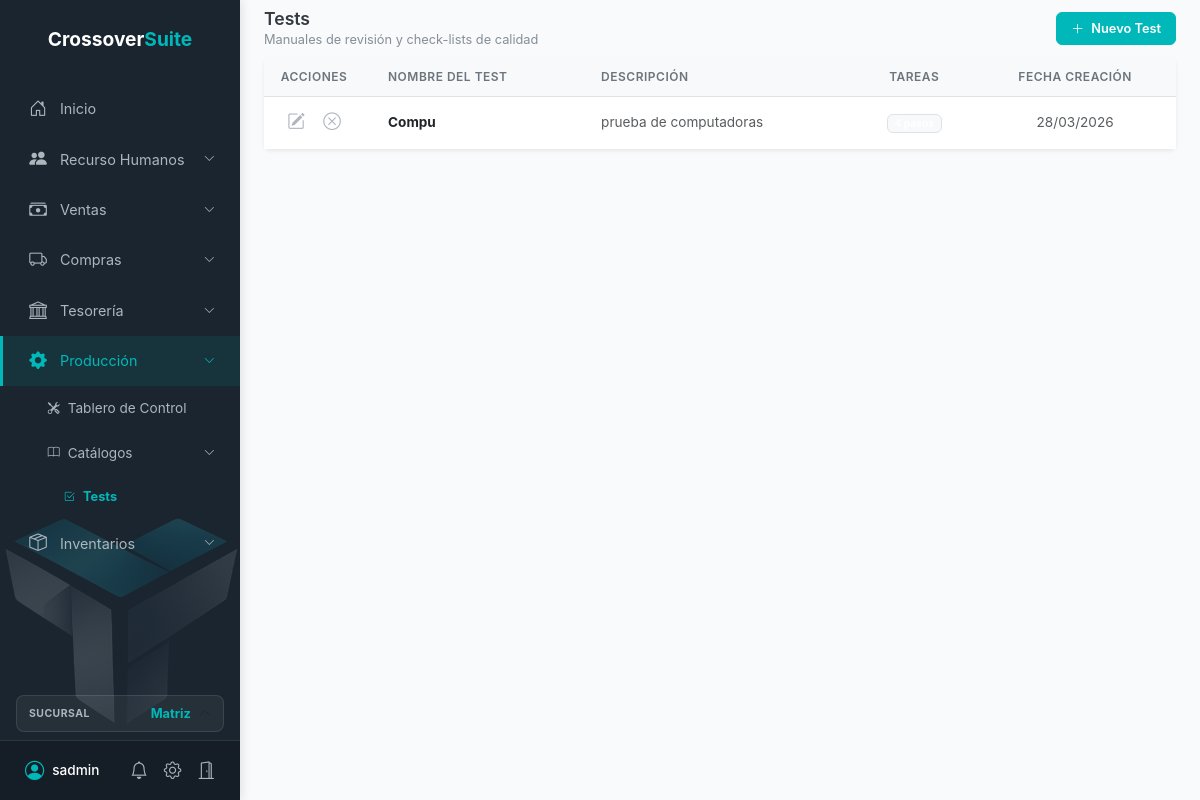
Before: /produccion/tests/ (signed in) with the older database file.
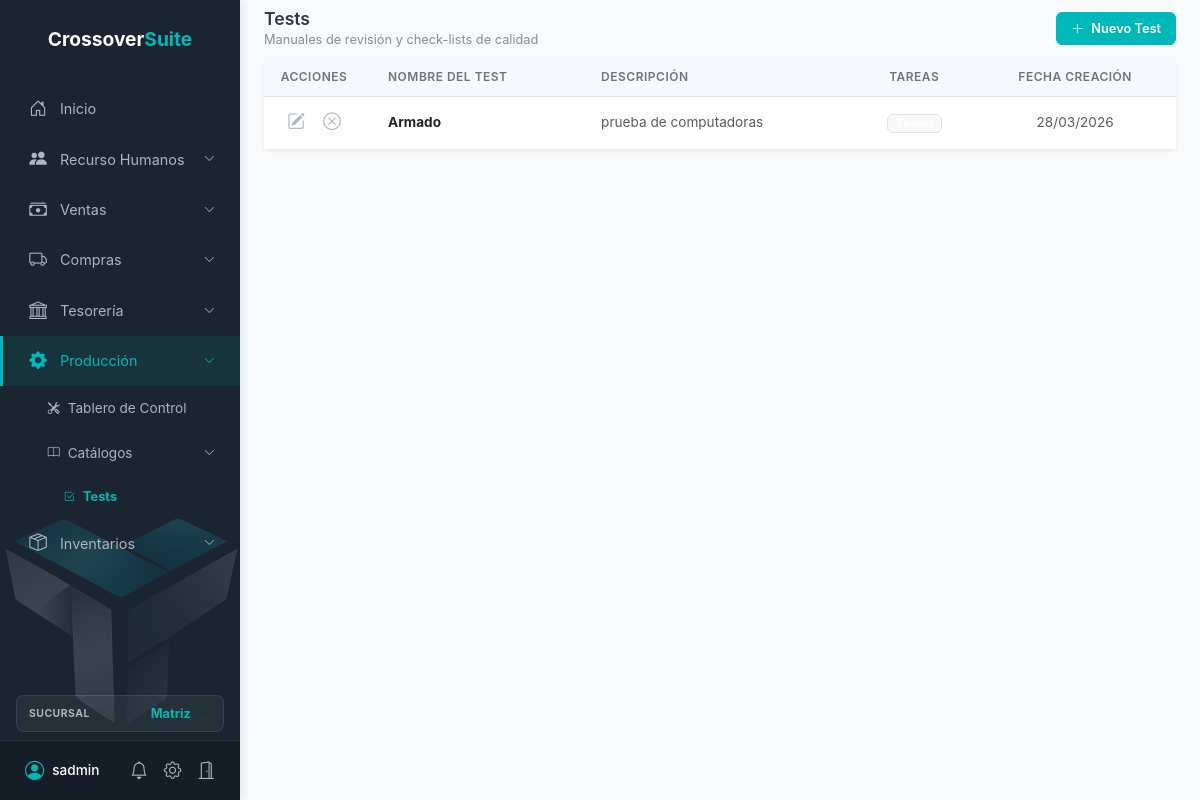
After: the same page with the newer database file.
### produccion/models.py (models this page shows, shortened)
class Test(models.Model):
    empresa = models.ForeignKey(Empresa, on_delete=models.CASCADE, verbose_name="Empresa")
    nombre = models.CharField(max_length=150, verbose_name="Nombre del Test")
    descripcion = models.TextField(blank=True, null=True, verbose_name="Descripción / Objetivo")
    fecha_creacion = models.DateTimeField(auto_now_add=True)
    class Meta:
        verbose_name = "Test de Calidad"
        verbose_name_plural = "Tests de Calidad"

### produccion/views.py (the view)
# urls.py: path('tests/', views.lista_tests, name='lista_tests'),
@login_required(login_url='/login/')
@require_production_permission('catalogos_test', 'ver')
def lista_tests(request):
    empresa_actual = get_empresa_actual(request)
    if not empresa_actual:
        return render(request, 'error_sin_empresa.html', status=403)
    tests = Test.objects.filter(empresa=empresa_actual).prefetch_related('items')
    contexto = {
        'tests': tests,
        'section': 'produccion_tests'
    }
    return render(request, 'produccion/dashboard_tests.html', contexto)

### preferencias/permissions.py (called while the page is built, shortened)
def get_empresa_actual(request):
    username = request.user.username
    if '@' in username:
        subdominio = username.split('@')[1]
        try:
            return Empresa.objects.get(subdominio=subdominio)
        except Empresa.DoesNotExist:
            return None
    return None

def user_has_module_permission(request, modulo, accion):
    user = request.user
    if not user.is_authenticated:
        return False
    empresa = get_empresa_actual(request)
    if not empresa:
        return user.is_superuser
    mapa_modulos = {
        'ventas': 'modulo_ventas',
        'compras': 'modulo_compras',
        'produccion': 'modulo_produccion',
        'inventario': 'modulo_inventarios',
        'tesoreria': 'modulo_tesoreria',
        'recursos_humanos': 'modulo_recursos_humanos',
    }
    campo_modulo = mapa_modulos.get(modulo)
    if campo_modulo and not getattr(empresa, campo_modulo, True):
        return False
    if user.is_superuser:
        return True

### templates/produccion/dashboard_tests.html (shortened to what this page needs)
{% extends 'base.html' %}
{% block content %}
    <div class="container-fluid py-2 px-4">
        <div class="d-flex justify-content-between align-items-center mb-2">
            <div>
                <h4 class="section-title mb-0">Tests</h4>
                <span class="section-subtitle">Manuales de revisión y check-lists de calidad</span>
            </div>
            <div class="d-flex align-items-center gap-2">
                {% if granular_production_perms.catalogos_test.crear %}
                <button class="btn btn-brand text-white btn-pro" data-bs-toggle="modal" data-bs-target="#modalNuevoTest">
                    <i class="bi bi-plus-lg me-1"></i> Nuevo Test
                </button>
                {% endif %}
            </div>
        </div>
        <div class="card border-0 shadow-sm">
            <div class="card-body p-0">
                <div class="table-responsive">
                    <table class="table table-pro mb-0 align-middle">
                        <thead>
                            <tr>
                                <th class="text-center" style="width: 80px;">Acciones</th>
                                <th class="ps-4">Nombre del Test</th>
                                <th>Descripción</th>
                                <th class="text-center">Tareas</th>
                                <th class="text-center">Fecha Creación</th>
                            </tr>
                        </thead>
                        <tbody>
                            {% for t in tests %}
                            <tr>
                                <td class="text-center">
                                    <div class="d-flex justify-content-center gap-1">
                                        {% if granular_production_perms.catalogos_test.editar %}
                                        <span class="icon-action" title="Editar" onclick="abrirModalEdicion({{ t.id }})"><i class="bi bi-pencil-square"></i></span>
                                        {% endif %}
                                        {% if granular_production_perms.catalogos_test.eliminar %}
                                        <span class="icon-action" title="Eliminar" onclick="eliminarTest({{ t.id }}, '{{ t.nombre|escapejs }}')"><i class="bi bi-x-circle"></i></span>
                                        {% endif %}
                                    </div>
                                </td>
                                <td class="ps-4">
                                    <div class="fw-bold text-dark">{{ t.nombre }}</div>
                                </td>
                                <td class="text-muted small">{{ t.descripcion|default:"--" }}</td>
                                <td class="text-center">
                                    <span class="badge bg-light text-brand border">{{ t.items.count }} pasos</span>
                                </td>
                                <td class="text-center small text-muted">{{ t.fecha_creacion|date:"d/m/Y" }}</td>
                            </tr>
                            {% empty %}
                            <tr><td colspan="5" class="text-center py-5 text-muted">No has creado ningún test de calidad todavía.</td></tr>
                            {% endfor %}
                        </tbody>
                    </table>
                </div>
            </div>
        </div>
    </div>
{% endblock %}

Changed rows visible on the page:
changed Test "prueba de computadoras": nombre "Compu" → "Armado"
